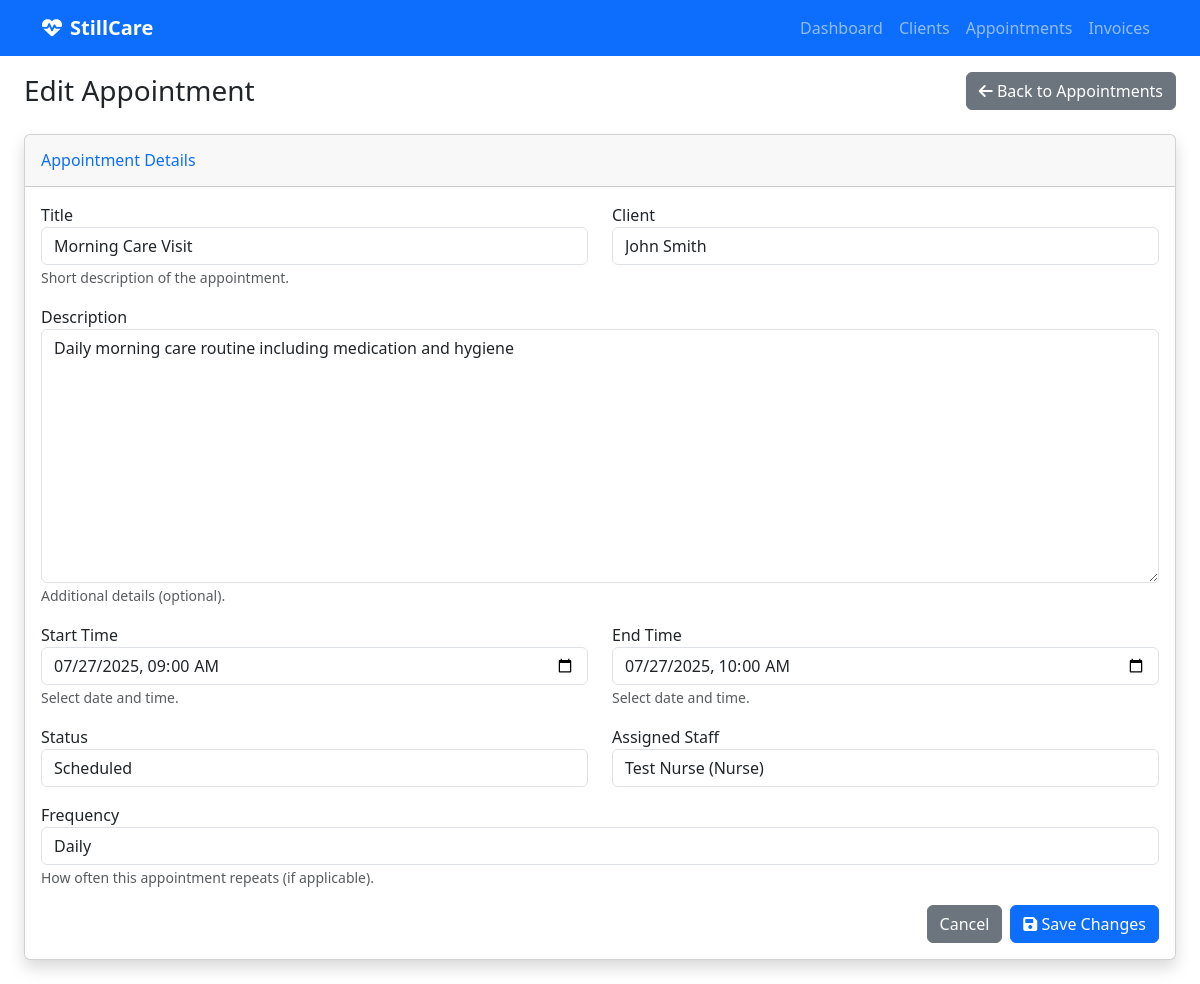
Page /appointments/1/edit/ on the committed database.
### appointment_management/models.py (models this page shows, shortened)
class Appointment(models.Model):
    FREQUENCY_CHOICES = [
        ('daily', 'Daily'),
        ('weekly', 'Weekly'),
        ('monthly', 'Monthly'),
    ]
    title = models.CharField(max_length=200)
    description = models.TextField(blank=True, null=True)
    start_time = models.DateTimeField(help_text="When the appointment/visit should start")
    end_time = models.DateTimeField(help_text="When the appointment/visit should end")
    status = models.CharField(max_length=50, choices=[
        ('scheduled', 'Scheduled'),
        ('completed', 'Completed'),
        ('cancelled', 'Cancelled'),
        ('no_show', 'No Show'),
    ], default='scheduled')
    client = models.ForeignKey(
        'client_management.Client',
        on_delete=models.CASCADE,
        related_name='appointments',
        help_text="The client this appointment is for"
    )
    frequency = models.CharField(
        max_length=20,
        choices=FREQUENCY_CHOICES,
        blank=True,
        null=True,
        help_text="How often this appointment repeats"
    )
    assigned_staff = models.ForeignKey(settings.AUTH_USER_MODEL, on_delete=models.PROTECT, null=False, blank=False, related_name='appointments', help_text="Staff member assigned to this appointment")
    created_at = models.DateTimeField(auto_now_add=True)
    updated_at = models.DateTimeField(auto_now=True)
    class Meta:
        verbose_name = "Appointment"
        verbose_name_plural = "Appointments"
    VISIT_STATUS_CHOICES = [
        ('scheduled', 'Scheduled'),
        ('in_progress', 'In Progress'),
        ('completed', 'Completed'),
        ('cancelled', 'Cancelled'),
    ]
    status = models.CharField(
        max_length=20,
        choices=VISIT_STATUS_CHOICES,
        default='scheduled'
    )
    actual_start_time = models.DateTimeField(blank=True, null=True)
    actual_end_time = models.DateTimeField(blank=True, null=True)
    checklist_items = models.JSONField(
        default=list,
        help_text="List of checklist items from the client's care plan"
    )

### care_backend/views.py (the view)
# urls.py: path('appointments/<int:appointment_id>/edit/', views.appointment_edit, name='appointment_edit'),
def appointment_edit(request, appointment_id):
    appointment = get_object_or_404(Appointment, id=appointment_id)
    if request.method == 'POST':
        form = AppointmentForm(request.POST, instance=appointment)
        if form.is_valid():
            form.save()
            messages.success(request, 'Appointment updated successfully!')
            return redirect('appointment_list')
        else:
            messages.error(request, 'Please correct the errors below.')
    else:
        form = AppointmentForm(instance=appointment)
    context = {
        'form': form,
        'appointment': appointment,
    }
    return render(request, 'appointments/edit.html', context)

### appointment_management/forms.py (shortened to what this page needs)
class AppointmentForm(forms.ModelForm):
    class Meta:
        model = Appointment
        fields = '__all__'
        widgets = {
            'start_time': forms.DateTimeInput(attrs={'type': 'datetime-local', 'class': 'form-control'}),
            'end_time': forms.DateTimeInput(attrs={'type': 'datetime-local', 'class': 'form-control'}),
            'assigned_staff': forms.Select(attrs={'class': 'form-control'}),
        }

### authentication/models.py (called while the page is built)
    def __str__(self):
        return f"{self.get_full_name()} ({self.get_role_display()})"

### client_management/models.py (called while the page is built)
    def __str__(self):
        return f"{self.first_name} {self.last_name}"

### templates/appointments/edit.html (shortened to what this page needs)
{% extends 'base.html' %}
{% load widget_tweaks %}
{% block content %}
<div class="container-fluid">
    <div class="d-flex justify-content-between align-items-center mb-4">
        <h1 class="h3 mb-0 text-gray-800">Edit Appointment</h1>
        <a href="{% url 'appointment_list' %}" class="btn btn-secondary">
            <i class="fas fa-arrow-left"></i> Back to Appointments
        </a>
    </div>
    <div class="card shadow mb-4">
        <div class="card-header py-3">
            <h6 class="m-0 font-weight-bold text-primary">Appointment Details</h6>
        </div>
        <div class="card-body">
            <form method="post">
                <div class="row">
                    <div class="col-md-6 mb-3">
                        <label for="{{ form.title.id_for_label }}">Title</label>
                        {{ form.title|add_class:'form-control' }}
                        <small class="form-text text-muted">Short description of the appointment.</small>
                    </div>
                    <div class="col-md-6 mb-3">
                        <label for="{{ form.client.id_for_label }}">Client</label>
                        {{ form.client|add_class:'form-control' }}
                    </div>
                </div>
                <div class="mb-3">
                    <label for="{{ form.description.id_for_label }}">Description</label>
                    {{ form.description|add_class:'form-control' }}
                    <small class="form-text text-muted">Additional details (optional).</small>
                </div>
                <div class="row">
                    <div class="col-md-6 mb-3">
                        <label for="{{ form.start_time.id_for_label }}">Start Time</label>
                        {{ form.start_time }}
                        <small class="form-text text-muted">Select date and time.</small>
                    </div>
                    <div class="col-md-6 mb-3">
                        <label for="{{ form.end_time.id_for_label }}">End Time</label>
                        {{ form.end_time }}
                        <small class="form-text text-muted">Select date and time.</small>
                    </div>
                </div>
                <div class="row">
                    <div class="col-md-6 mb-3">
                        <label for="{{ form.status.id_for_label }}">Status</label>
                        {{ form.status|add_class:'form-control' }}
                    </div>
                    <div class="col-md-6 mb-3">
                        <label for="{{ form.assigned_staff.id_for_label }}">Assigned Staff</label>
                        {{ form.assigned_staff|add_class:'form-control' }}
                    </div>
                </div>
                <div class="mb-3">
                    <label for="{{ form.frequency.id_for_label }}">Frequency</label>
                    {{ form.frequency|add_class:'form-control' }}
                    <small class="form-text text-muted">How often this appointment repeats (if applicable).</small>
                </div>
                <div class="d-flex justify-content-end gap-2">
                    <a href="{% url 'appointment_list' %}" class="btn btn-secondary">Cancel</a>
                    <button type="submit" class="btn btn-primary">
                        <i class="fas fa-save"></i> Save Changes
                    </button>
                </div>
            </form>
        </div>
    </div>
</div>
{% endblock %}

### rows in the picture
Appointment: title "Morning Care Visit", client "John Smith", description "Daily morning care routine including medication and hygiene", start_time "07/27/2025 09:00", end_time "07/27/2025 10:00", status "Scheduled", assigned_staff "Test Nurse (Nurse)", frequency "Daily"
